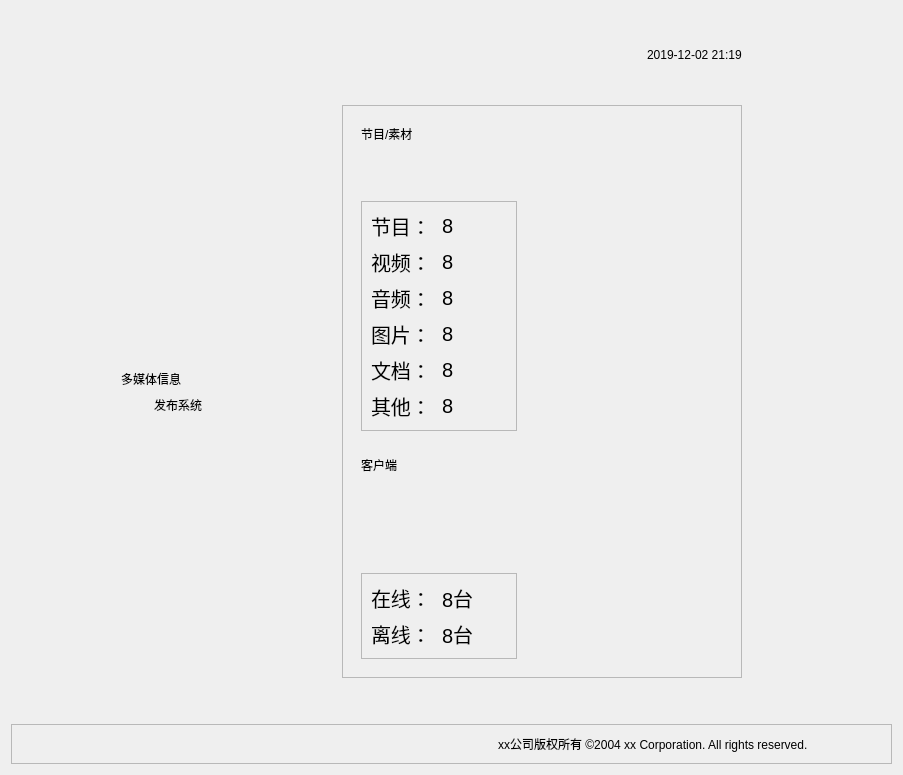
<?xml version="1.0" encoding="UTF-8"?>
<ui version="4.0">
 <class>HomePage</class>
 <widget class="QWidget" name="HomePage">
  <property name="geometry">
   <rect>
    <x>0</x>
    <y>0</y>
    <width>903</width>
    <height>775</height>
   </rect>
  </property>
  <property name="windowTitle">
   <string>Form</string>
  </property>
  <property name="autoFillBackground">
   <bool>false</bool>
  </property>
  <layout class="QGridLayout" name="gridLayout_10">
   <item row="0" column="0">
    <layout class="QGridLayout" name="gridLayout_5">
     <item row="0" column="1">
      <spacer name="verticalSpacer_3">
       <property name="orientation">
        <enum>Qt::Vertical</enum>
       </property>
       <property name="sizeHint" stdset="0">
        <size>
         <width>20</width>
         <height>40</height>
        </size>
       </property>
      </spacer>
     </item>
     <item row="1" column="0">
      <spacer name="horizontalSpacer_9">
       <property name="orientation">
        <enum>Qt::Horizontal</enum>
       </property>
       <property name="sizeHint" stdset="0">
        <size>
         <width>40</width>
         <height>20</height>
        </size>
       </property>
      </spacer>
     </item>
     <item row="1" column="1">
      <widget class="QLabel" name="labelTime">
       <property name="text">
        <string>2019-12-02 21:19</string>
       </property>
      </widget>
     </item>
     <item row="1" column="2">
      <spacer name="horizontalSpacer_10">
       <property name="orientation">
        <enum>Qt::Horizontal</enum>
       </property>
       <property name="sizeType">
        <enum>QSizePolicy::Minimum</enum>
       </property>
       <property name="sizeHint" stdset="0">
        <size>
         <width>150</width>
         <height>20</height>
        </size>
       </property>
      </spacer>
     </item>
     <item row="2" column="1">
      <spacer name="verticalSpacer_7">
       <property name="orientation">
        <enum>Qt::Vertical</enum>
       </property>
       <property name="sizeHint" stdset="0">
        <size>
         <width>20</width>
         <height>40</height>
        </size>
       </property>
      </spacer>
     </item>
    </layout>
   </item>
   <item row="1" column="0">
    <layout class="QHBoxLayout" name="horizontalLayout">
     <item>
      <layout class="QGridLayout" name="gridLayout_4">
       <item row="0" column="1">
        <spacer name="verticalSpacer">
         <property name="orientation">
          <enum>Qt::Vertical</enum>
         </property>
         <property name="sizeHint" stdset="0">
          <size>
           <width>20</width>
           <height>40</height>
          </size>
         </property>
        </spacer>
       </item>
       <item row="1" column="0">
        <spacer name="horizontalSpacer_4">
         <property name="orientation">
          <enum>Qt::Horizontal</enum>
         </property>
         <property name="sizeHint" stdset="0">
          <size>
           <width>40</width>
           <height>20</height>
          </size>
         </property>
        </spacer>
       </item>
       <item row="1" column="1">
        <layout class="QGridLayout" name="gridLayout_2">
         <item row="0" column="0" colspan="2">
          <widget class="QLabel" name="labelSysName01">
           <property name="text">
            <string>多媒体信息</string>
           </property>
          </widget>
         </item>
         <item row="0" column="2">
          <spacer name="horizontalSpacer_3">
           <property name="orientation">
            <enum>Qt::Horizontal</enum>
           </property>
           <property name="sizeType">
            <enum>QSizePolicy::Fixed</enum>
           </property>
           <property name="sizeHint" stdset="0">
            <size>
             <width>40</width>
             <height>20</height>
            </size>
           </property>
          </spacer>
         </item>
         <item row="1" column="0">
          <spacer name="horizontalSpacer_2">
           <property name="orientation">
            <enum>Qt::Horizontal</enum>
           </property>
           <property name="sizeType">
            <enum>QSizePolicy::Fixed</enum>
           </property>
           <property name="sizeHint" stdset="0">
            <size>
             <width>20</width>
             <height>20</height>
            </size>
           </property>
          </spacer>
         </item>
         <item row="1" column="1" colspan="2">
          <widget class="QLabel" name="labelSysName02">
           <property name="text">
            <string>发布系统</string>
           </property>
          </widget>
         </item>
        </layout>
       </item>
       <item row="1" column="2">
        <spacer name="horizontalSpacer_5">
         <property name="orientation">
          <enum>Qt::Horizontal</enum>
         </property>
         <property name="sizeHint" stdset="0">
          <size>
           <width>40</width>
           <height>20</height>
          </size>
         </property>
        </spacer>
       </item>
       <item row="2" column="1">
        <spacer name="verticalSpacer_2">
         <property name="orientation">
          <enum>Qt::Vertical</enum>
         </property>
         <property name="sizeHint" stdset="0">
          <size>
           <width>20</width>
           <height>40</height>
          </size>
         </property>
        </spacer>
       </item>
      </layout>
     </item>
     <item>
      <widget class="QFrame" name="frame_2">
       <property name="minimumSize">
        <size>
         <width>400</width>
         <height>400</height>
        </size>
       </property>
       <property name="frameShape">
        <enum>QFrame::StyledPanel</enum>
       </property>
       <property name="frameShadow">
        <enum>QFrame::Raised</enum>
       </property>
       <layout class="QGridLayout" name="gridLayout_3">
        <item row="1" column="0">
         <widget class="QWidget" name="widgetClient" native="true">
          <layout class="QGridLayout" name="gridLayout_9">
           <item row="1" column="0">
            <spacer name="verticalSpacer_5">
             <property name="orientation">
              <enum>Qt::Vertical</enum>
             </property>
             <property name="sizeHint" stdset="0">
              <size>
               <width>20</width>
               <height>98</height>
              </size>
             </property>
            </spacer>
           </item>
           <item row="0" column="0">
            <layout class="QHBoxLayout" name="horizontalLayout_3">
             <item>
              <widget class="QLabel" name="labelClient">
               <property name="text">
                <string>客户端</string>
               </property>
              </widget>
             </item>
             <item>
              <spacer name="horizontalSpacer_6">
               <property name="orientation">
                <enum>Qt::Horizontal</enum>
               </property>
               <property name="sizeHint" stdset="0">
                <size>
                 <width>40</width>
                 <height>20</height>
                </size>
               </property>
              </spacer>
             </item>
            </layout>
           </item>
           <item row="2" column="0">
            <widget class="QFrame" name="frame_3">
             <property name="styleSheet">
              <string notr="true">font: 15pt;</string>
             </property>
             <property name="frameShape">
              <enum>QFrame::StyledPanel</enum>
             </property>
             <property name="frameShadow">
              <enum>QFrame::Raised</enum>
             </property>
             <layout class="QGridLayout" name="gridLayout_8">
              <item row="0" column="0">
               <layout class="QHBoxLayout" name="horizontalLayout_4">
                <item>
                 <widget class="QLabel" name="label_5">
                  <property name="text">
                   <string>在线：</string>
                  </property>
                 </widget>
                </item>
                <item>
                 <widget class="QLabel" name="labelClientOnlineNum">
                  <property name="text">
                   <string>8台</string>
                  </property>
                 </widget>
                </item>
               </layout>
              </item>
              <item row="1" column="0">
               <layout class="QHBoxLayout" name="horizontalLayout_5">
                <item>
                 <widget class="QLabel" name="label_6">
                  <property name="text">
                   <string>离线：</string>
                  </property>
                 </widget>
                </item>
                <item>
                 <widget class="QLabel" name="labelClientOfflineNum">
                  <property name="text">
                   <string>8台</string>
                  </property>
                 </widget>
                </item>
               </layout>
              </item>
             </layout>
            </widget>
           </item>
          </layout>
         </widget>
        </item>
        <item row="0" column="1" rowspan="2">
         <widget class="QWidget" name="widgetWeather" native="true">
          <property name="minimumSize">
           <size>
            <width>200</width>
            <height>0</height>
           </size>
          </property>
         </widget>
        </item>
        <item row="0" column="0">
         <widget class="QWidget" name="widgetMaterial" native="true">
          <layout class="QGridLayout" name="gridLayout_7">
           <item row="0" column="0">
            <layout class="QHBoxLayout" name="horizontalLayout_2">
             <item>
              <widget class="QLabel" name="labelMaterial">
               <property name="text">
                <string>节目/素材</string>
               </property>
              </widget>
             </item>
             <item>
              <spacer name="horizontalSpacer_7">
               <property name="orientation">
                <enum>Qt::Horizontal</enum>
               </property>
               <property name="sizeHint" stdset="0">
                <size>
                 <width>40</width>
                 <height>20</height>
                </size>
               </property>
              </spacer>
             </item>
            </layout>
           </item>
           <item row="1" column="0">
            <spacer name="verticalSpacer_6">
             <property name="orientation">
              <enum>Qt::Vertical</enum>
             </property>
             <property name="sizeHint" stdset="0">
              <size>
               <width>20</width>
               <height>58</height>
              </size>
             </property>
            </spacer>
           </item>
           <item row="2" column="0">
            <widget class="QFrame" name="frame">
             <property name="styleSheet">
              <string notr="true">font: 15pt;</string>
             </property>
             <property name="frameShape">
              <enum>QFrame::StyledPanel</enum>
             </property>
             <property name="frameShadow">
              <enum>QFrame::Raised</enum>
             </property>
             <layout class="QVBoxLayout" name="verticalLayout">
              <item>
               <layout class="QHBoxLayout" name="horizontalLayout_11">
                <item>
                 <widget class="QLabel" name="label_12">
                  <property name="text">
                   <string>节目：</string>
                  </property>
                 </widget>
                </item>
                <item>
                 <widget class="QLabel" name="labelProgramNum">
                  <property name="text">
                   <string>8</string>
                  </property>
                 </widget>
                </item>
               </layout>
              </item>
              <item>
               <layout class="QHBoxLayout" name="horizontalLayout_6">
                <item>
                 <widget class="QLabel" name="label_7">
                  <property name="text">
                   <string>视频：</string>
                  </property>
                 </widget>
                </item>
                <item>
                 <widget class="QLabel" name="labelVideoNum">
                  <property name="text">
                   <string>8</string>
                  </property>
                 </widget>
                </item>
               </layout>
              </item>
              <item>
               <layout class="QHBoxLayout" name="horizontalLayout_7">
                <item>
                 <widget class="QLabel" name="label_8">
                  <property name="text">
                   <string>音频：</string>
                  </property>
                 </widget>
                </item>
                <item>
                 <widget class="QLabel" name="labelAudioNum">
                  <property name="text">
                   <string>8</string>
                  </property>
                 </widget>
                </item>
               </layout>
              </item>
              <item>
               <layout class="QHBoxLayout" name="horizontalLayout_8">
                <item>
                 <widget class="QLabel" name="label_9">
                  <property name="text">
                   <string>图片：</string>
                  </property>
                 </widget>
                </item>
                <item>
                 <widget class="QLabel" name="labelImageNum">
                  <property name="text">
                   <string>8</string>
                  </property>
                 </widget>
                </item>
               </layout>
              </item>
              <item>
               <layout class="QHBoxLayout" name="horizontalLayout_9">
                <item>
                 <widget class="QLabel" name="label_10">
                  <property name="text">
                   <string>文档：</string>
                  </property>
                 </widget>
                </item>
                <item>
                 <widget class="QLabel" name="labelDocumentNum">
                  <property name="text">
                   <string>8</string>
                  </property>
                 </widget>
                </item>
               </layout>
              </item>
              <item>
               <layout class="QHBoxLayout" name="horizontalLayout_12">
                <item>
                 <widget class="QLabel" name="label_13">
                  <property name="text">
                   <string>其他：</string>
                  </property>
                 </widget>
                </item>
                <item>
                 <widget class="QLabel" name="labelOtherNum">
                  <property name="text">
                   <string>8</string>
                  </property>
                 </widget>
                </item>
               </layout>
              </item>
             </layout>
            </widget>
           </item>
          </layout>
         </widget>
        </item>
       </layout>
      </widget>
     </item>
     <item>
      <spacer name="horizontalSpacer_8">
       <property name="orientation">
        <enum>Qt::Horizontal</enum>
       </property>
       <property name="sizeType">
        <enum>QSizePolicy::Maximum</enum>
       </property>
       <property name="sizeHint" stdset="0">
        <size>
         <width>150</width>
         <height>20</height>
        </size>
       </property>
      </spacer>
     </item>
    </layout>
   </item>
   <item row="2" column="0">
    <spacer name="verticalSpacer_4">
     <property name="orientation">
      <enum>Qt::Vertical</enum>
     </property>
     <property name="sizeHint" stdset="0">
      <size>
       <width>20</width>
       <height>52</height>
      </size>
     </property>
    </spacer>
   </item>
   <item row="3" column="0">
    <widget class="QFrame" name="frameBottom">
     <property name="frameShape">
      <enum>QFrame::StyledPanel</enum>
     </property>
     <property name="frameShadow">
      <enum>QFrame::Raised</enum>
     </property>
     <layout class="QGridLayout" name="gridLayout">
      <property name="rightMargin">
       <number>80</number>
      </property>
      <item row="0" column="0">
       <spacer name="horizontalSpacer">
        <property name="orientation">
         <enum>Qt::Horizontal</enum>
        </property>
        <property name="sizeHint" stdset="0">
         <size>
          <width>540</width>
          <height>20</height>
         </size>
        </property>
       </spacer>
      </item>
      <item row="0" column="1">
       <widget class="QLabel" name="labelCompany">
        <property name="text">
         <string>xx公司版权所有 ©2004 xx Corporation. All rights reserved. </string>
        </property>
       </widget>
      </item>
     </layout>
    </widget>
   </item>
  </layout>
 </widget>
 <resources/>
 <connections/>
</ui>
